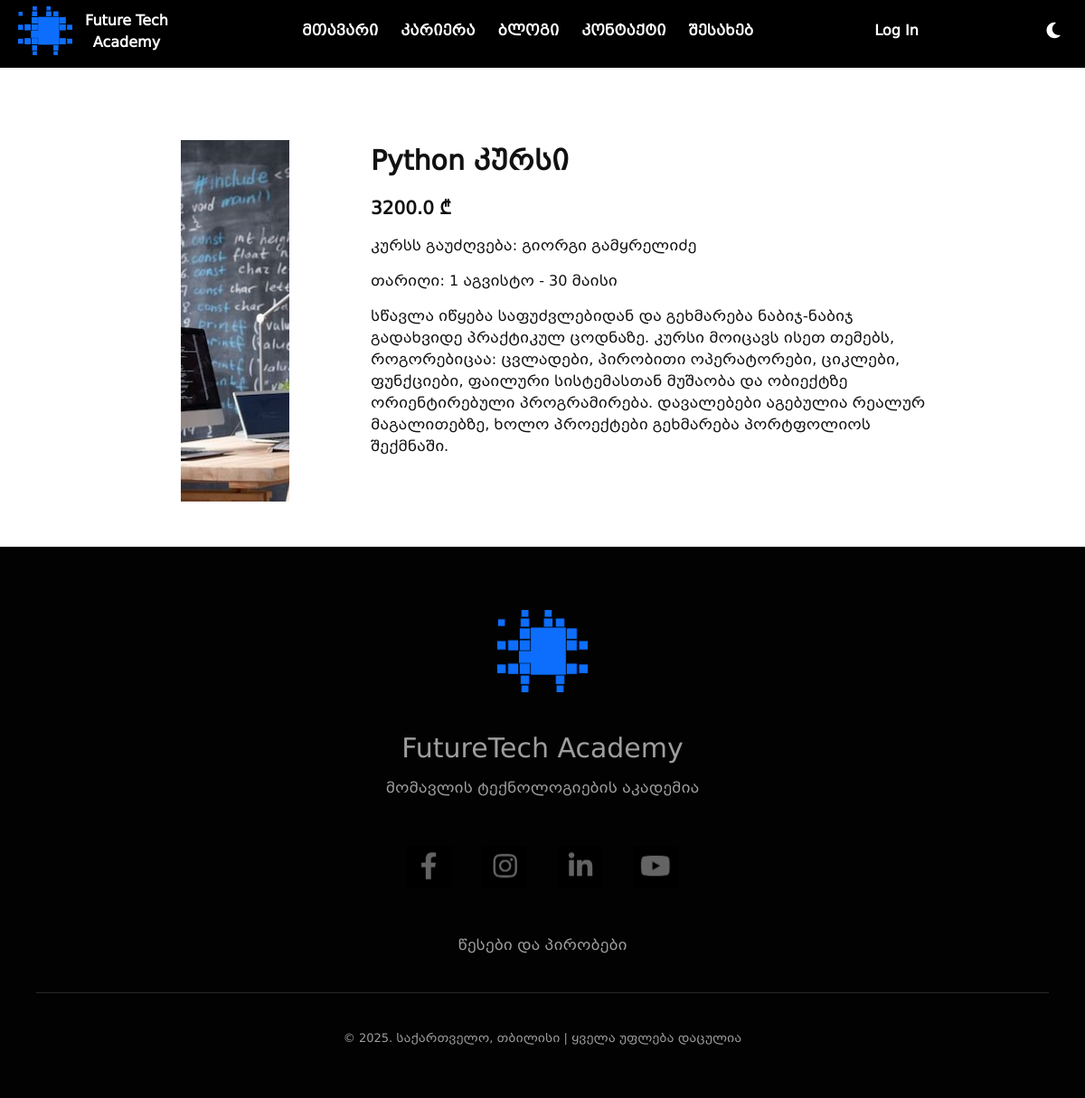
The page /view/1 on the database as committed earlier.
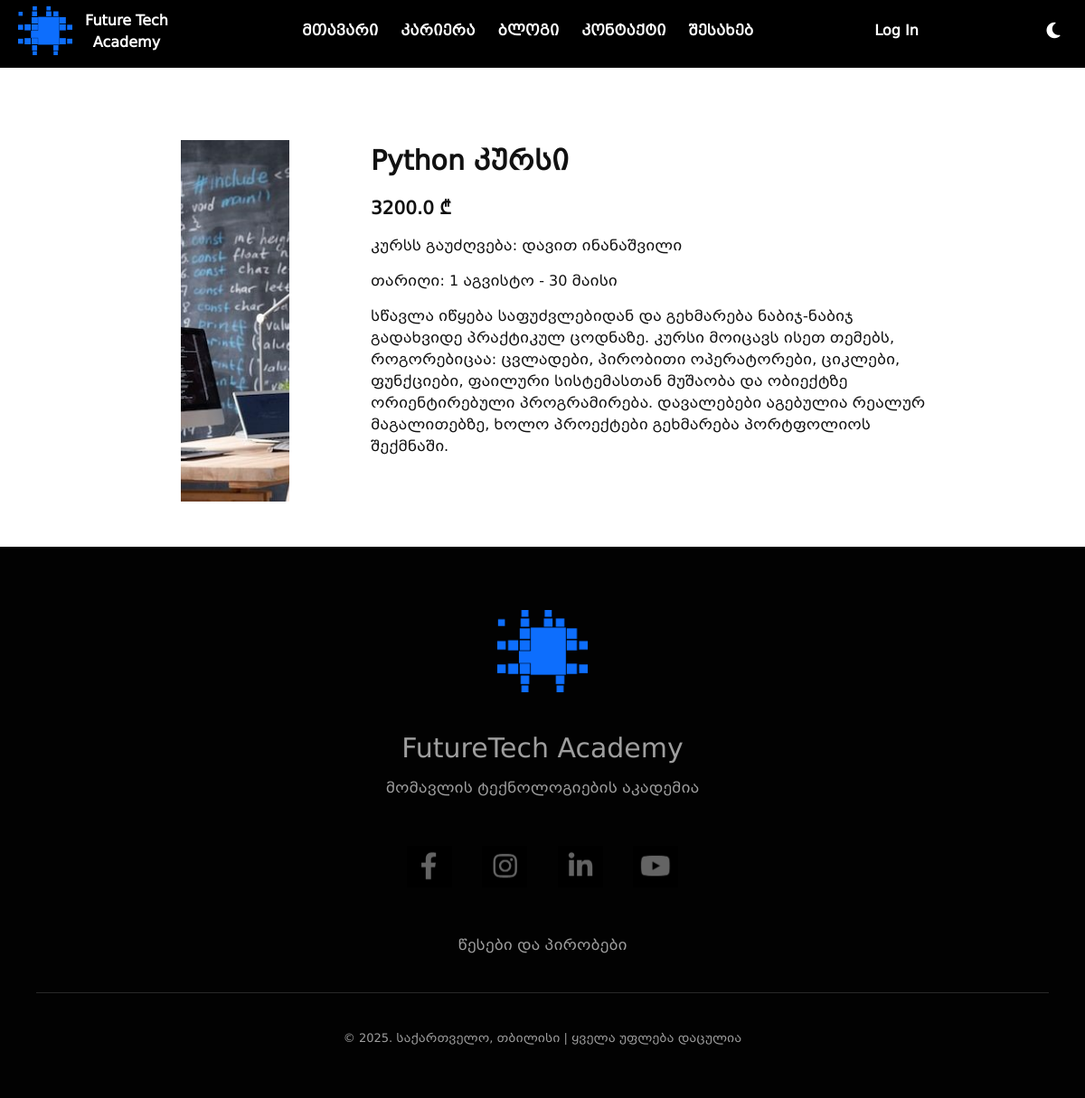
The same page on the database as committed later.
### src/models/course.py (models this page shows, shortened)
class Course(BaseModel):
    __tablename__ = "courses"
    id = db.Column(db.Integer, primary_key=True)
    name = db.Column(db.String(100))
    price = db.Column(db.Float)
    prof = db.Column(db.String(100))
    img = db.Column(db.String(300))
    description = db.Column(db.String(1000))
    date = db.Column(db.String(50))
    user_courses = db.relationship("UserCourse", back_populates="course")

### src/views/course/routes.py (the view)
@course_blueprint.route("/view/<int:courses_id>")
def view_course(courses_id):
    chosen_course = Course.query.get(courses_id)
    return render_template("course/view_course.html", course=chosen_course)

### src/templates/course/view_course.html (shortened to what this page needs)
{% extends "partials/base.html" %}
{% block content %}
<div class="header-div" style="display: block; background-color: black;"></div>
<div class="course-info">
    <div class="prof"><img src="/static/upload/{{ course.img }}" alt="Course Professor"></div>
    <div class="course-description">
        <div class="title">{{ course.name }}</div>
        <div class="price">{{ course.price }} ₾</div>
        <div class="prof-name">კურსს გაუძღვება: {{ course.prof }}</div>
        <div class="date">თარიღი: {{ course.date }}</div>
        <div class="course-information">{{ course.description }}</div>
    </div>
</div>
{% endblock %}

Rows that differ between the two databases and show on the page:
changed Course "Python კურსი": prof "გიორგი გამყრელიძე" → "დავით ინანაშვილი"
